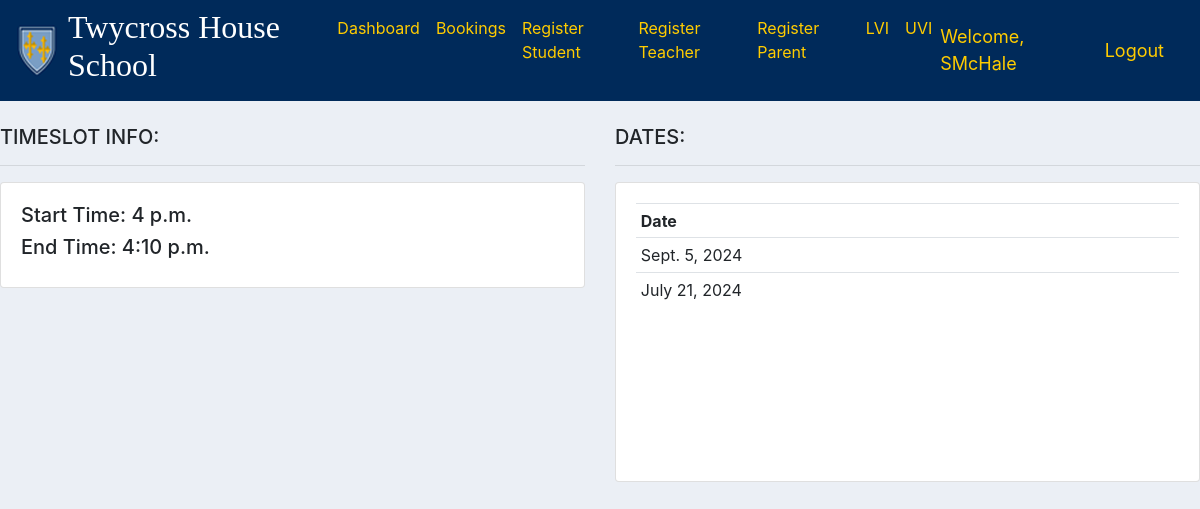
Page /timeslot/1/ (signed in) on the committed database.
### main/models.py (models this page shows, shortened)
class Timeslot(models.Model):
    start_time = models.TimeField(null=True)
    end_time = models.TimeField(null=True)

class EveningDate(models.Model):
    YEAR_GROUP = (
        ('LVI', 'LVI'),
        ('UVI', 'UVI'),
    )
    date = models.DateField(null=True)
    timeslots = models.ManyToManyField(Timeslot)
    year_group = models.CharField(max_length=200, null=True, choices=YEAR_GROUP)

### users/decorators.py (the view)
        def wrapper_func(request, *args, **kwargs):
            group = None
            if request.user.groups.exists():
                group = request.user.groups.all()[0].name
            if group in allowed_roles:
                return view_func(request, *args, **kwargs)
            elif group == "teacher":
                return redirect('userTeacherBookings')
            elif group == "student":
                return redirect('userStudentBookings')
            elif group == "admin":
                return redirect('dashboard')
            elif group == "parent":
                return redirect('userParent')

### main/views.py (called while the page is built)
@login_required(login_url='login')
@allowed_users(allowed_roles=['admin'])
def timeslot(request, pk):
    timeslot = Timeslot.objects.get(id=pk)
    dates = EveningDate.objects.filter(timeslots__start_time=timeslot.start_time)
    context = {'timeslot':timeslot, 'dates':dates}
    return render(request, 'main/timeslot.html', context)

### main/templates/main/timeslot.html
{% extends 'main/main.html' %}
{% block content %}
<br>
<div class="row">
	<div class="col-md">
		<h5>TIMESLOT INFO:</h5>
        <hr>
		<div class="card card-body">
			<h5>Start Time: {{timeslot.start_time}}</h5>
            <h5>End Time: {{timeslot.end_time}}</h5>
		</div>
	</div>
    <div class="col-md">
		<h5>DATES:</h5>
        <hr>
        <div class="card card-body" style="height: 300px; overflow-y: auto;">
            <table class="table table-sm">
                <tr>
                    <th>Date</th>
                </tr>
                {% for date in dates %}
                    <tr>
                        <td>{{date.date}}</td>
                    </tr>
                {% endfor %}
            </table>
        </div>
	</div>
</div>
{% endblock %}

### main/templates/main/navbar.html (shortened to what this page needs)
{% load static %}
<nav class="navbar navbar-expand-lg navbar-light" style="background-color: #002A5A;" id="na">
    <a href="{% url 'home' %}"><img src="{% static 'images/logo.png' %}"></a>
    <div class="collapse navbar-collapse" id="navbarNav">
      <ul class="navbar-nav">
        <li class="nav-item active">
          <h2 style="color: #ffffff; margin-left: 10px; margin-right: 10px; font-family: 'Iowan Old Style', serif;">Twycross House School</h2>
        </li>
        {% if request.user.is_staff %}
        <li class="nav-item active">
          <a class="nav-link" href="{% url 'dashboard' %}" style="color: #ffcc00;">Dashboard</a>
        </li>
        <li class="nav-item">
          <a class="nav-link" href="{% url 'bookings' %}" style="color: #ffcc00;">Bookings</a>
        </li>
        <li class="nav-item">
          <a class="nav-link" href="{% url 'registerStudent' %}" style="color: #ffcc00;">Register Student</a>
        </li>
        <li class="nav-item">
          <a class="nav-link" href="{% url 'registerTeacher' %}" style="color: #ffcc00;">Register Teacher</a>
        </li>
        <li class="nav-item">
          <a class="nav-link" href="{% url 'registerParent' %}" style="color: #ffcc00;">Register Parent</a>
        </li>
        <li class="nav-item">
          <a class="nav-link" href="{% url 'sheetLVI' %}" style="color: #ffcc00;">LVI</a>
        </li>
        <li class="nav-item">
          <a class="nav-link" href="{% url 'sheetUVI' %}" style="color: #ffcc00;">UVI</a>
        </li>
        {% elif request.user.groups.all.0.name == "parent" %}
        <li class="nav-item">
          <a class="nav-link" href="{% url 'userParent' %}" style="color: #ffcc00;">Profile</a>
        </li>
        {% else %}
        <li class="nav-item">
          <a class="nav-link" href="{% url 'login' %}" style="color: #ffcc00;">Login</a>
        </li>
        {% endif %}
      </ul>
    </div>
{% if request.user.is_staff or request.user.groups.all.0.name == "teacher" or request.user.groups.all.0.name == "student" or request.user.groups.all.0.name == "parent" %}
<span class="hello-msg">Welcome, {{request.user}}</span>
<span><a class="hello-msg" href="{% url 'logout' %}">Logout</a></span>
{% endif %}
</nav>

### static/css/main.css (style rules this page uses)
body { background-color: #ebeff5; }

### main/templates/main/navbar.html (style rules this page uses)
.hello-msg { font-size: 18px; color: #ffcc00; margin-right: 20px; }
#na { z-index:2; }

### rows in the picture
Timeslot: start_time "4 p.m.", end_time "4:10 p.m."
EveningDate: date "Sept. 5, 2024"
EveningDate: date "July 21, 2024"

### other values in the picture
{{ request.user }} "SMcHale"
